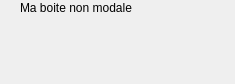
<?xml version="1.0" encoding="UTF-8"?>
<ui version="4.0">
 <class>Dialog</class>
 <widget class="QDialog" name="Dialog">
  <property name="geometry">
   <rect>
    <x>0</x>
    <y>0</y>
    <width>235</width>
    <height>84</height>
   </rect>
  </property>
  <property name="windowTitle">
   <string>Dialog</string>
  </property>
  <widget class="QLabel" name="label">
   <property name="geometry">
    <rect>
     <x>20</x>
     <y>0</y>
     <width>191</width>
     <height>16</height>
    </rect>
   </property>
   <property name="text">
    <string>Ma boite non modale</string>
   </property>
  </widget>
 </widget>
 <resources/>
 <connections/>
</ui>
